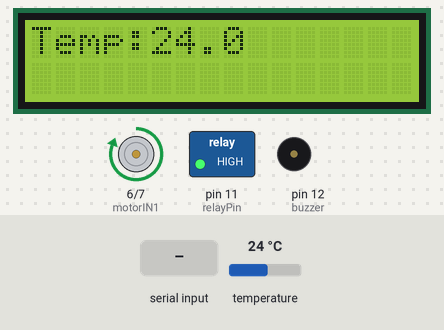
The sketch below on a simulated Arduino Uno, built with avr-gcc and run on an emulated ATmega328P. On the bench: 16×2 character LCD, motor-driver pin pairs drawn as motors (green arrow = first pin HIGH = forward, orange = second pin HIGH = backward, longer = more drive), switched loads named in the sketch (green lamp = pin HIGH), buzzer (waves = sounding, pin HIGH). Inputs (shaded band) come from the test bench; at power-on: temperature 24 °C. What the sketch prints to the serial monitor is not drawn.

Above: at 3.4 s.
3.5 s: "t\n" received over Serial
At 17.3 s:
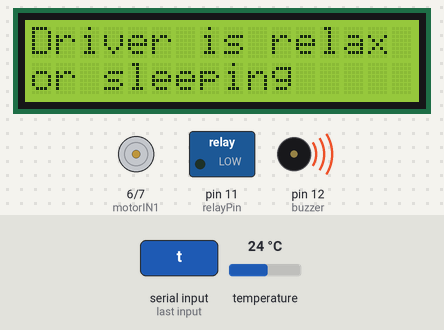
20.1 s: temperature set to 19 °C
At 23.1 s:
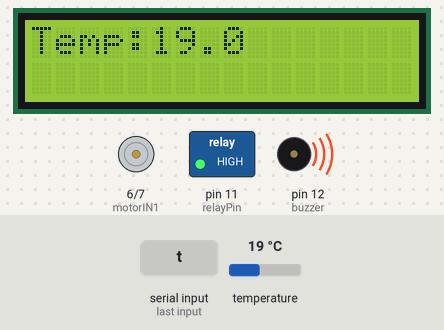
29.7 s: temperature set to 28 °C
At 32.4 s:
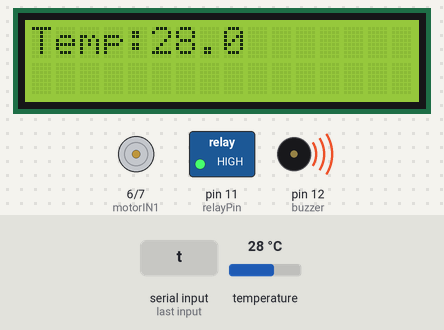
34.4 s: "t\n" received over Serial
At 38.1 s:
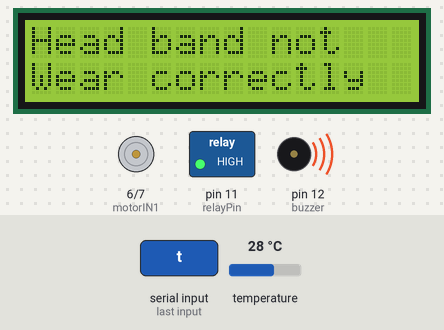
Timing chart, 0 to 41.5 s (numbered marks = the images above; inputs shaded):
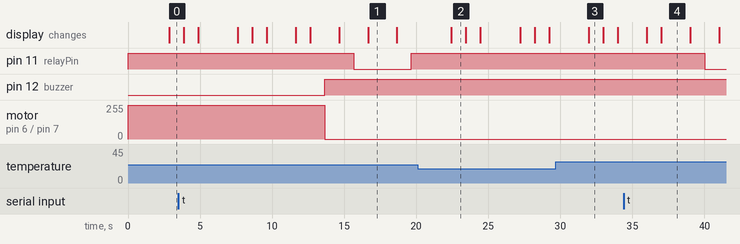

Measured:
- after the input at 3.5 s, pin 11 (relayPin): HIGH → LOW after 12.2 s, → HIGH 4.0 s later; pin 12 (buzzer): LOW → HIGH after 10.2 s; motor on pin 6 (motorIN1) / pin 7 (motorIN2): forward 255/255 → stopped after 10.2 s; the display: first differs from a run without the input after 8.1 s (image 1 shows a later state)
- after the input at 34.4 s, pin 11 (relayPin): HIGH → LOW after 5.6 s; the display: first changes after 1.6 s (image 4 shows a later state)
- what the display in image 1 shows lasts 2.0 s, from 16.7 s to 18.7 s
- what the display in image 2 shows lasts 1.0 s, from 22.4 s to 23.4 s

The sketch:

NeuroGuardian_Arduino.ino
```cpp
#include <OneWire.h>
#include <DallasTemperature.h>
#include <LiquidCrystal.h>
#include <SoftwareSerial.h>

// ----------------- LCD Setup -----------------
const int rs = 4, en = 5, d4 = A3, d5 = A2, d6 = A1, d7 = A0;
LiquidCrystal lcd(rs, en, d4, d5, d6, d7);

// ----------------- DS18B20 Temperature Setup -----------------
#define ONE_WIRE_BUS 10
OneWire oneWire(ONE_WIRE_BUS);
DallasTemperature sensors(&oneWire);
float tempC = 0;

// ----------------- EEG Data -----------------
int signalQuality = 0;
int attention = 0;
int meditation = 0;

// ----------------- SoftwareSerial for ESP32 -----------------
#define ESP32_RX 2                             // Arduino RX pin (connect to ESP32 TX)
#define ESP32_TX 3                             // Arduino TX pin (connect to ESP32 RX)
SoftwareSerial espSerial(ESP32_RX, ESP32_TX);  // RX, TX
int buzzer = 12;
int relayPin = 11;  // Relay control pin
int motorIN1 = 6;
int motorIN2 = 7;
void parseEEGData(String str);
void setup() {
  Serial.begin(115200);     // Serial for Python
  espSerial.begin(115200);  // Serial to ESP32
  pinMode(buzzer, OUTPUT);
  digitalWrite(buzzer, LOW);
  pinMode(relayPin, OUTPUT);
  digitalWrite(relayPin, HIGH);
  pinMode(motorIN1, OUTPUT);
  pinMode(motorIN2, OUTPUT);
  digitalWrite(motorIN1, HIGH);
  digitalWrite(motorIN2, LOW);
  lcd.begin(16, 2);
  lcd.clear();
  lcd.setCursor(0, 0);
  lcd.print("Realtime Fatigue");
  lcd.setCursor(0, 1);
  lcd.print("Detection Drivers");
  delay(2000);

  sensors.begin();
}

void loop() {
  // --- Read Temperature ---
  sensors.requestTemperatures();
  tempC = sensors.getTempCByIndex(0);

  // --- Read EEG data from ESP32 ---
  while (espSerial.available()) {
    String data = espSerial.readStringUntil('\n');  // Expect format: aXXbYYcZZd
    // Serial.println(data);
    delay(1000);
    parseEEGData(data);
  }

  // --- Display on LCD ---
  lcd.clear();
  lcd.setCursor(0, 0);
  lcd.print("Temp:");
  lcd.print(tempC, 1);
  delay(1000);
  lcd.clear();
  lcd.setCursor(0, 0);
  lcd.print("Signal:");
  lcd.print(signalQuality);
  delay(1000);
  lcd.clear();
  lcd.setCursor(0, 0);
  lcd.print("Attention:");
  lcd.print(attention);
  lcd.setCursor(0, 1);

  lcd.print("Meditation:");
  lcd.print(meditation);
  delay(1000);
  String data1 = "";
  while (Serial.available() > 0) {
    data1 = Serial.readString();
  }
  if (data1.indexOf('t') != -1 && data1.length() > 1) {
    lcd.clear();
    lcd.setCursor(0, 0);
    lcd.print("received ML data");
    delay(1000);

    int indexA = data1.indexOf("t") + 1;
    int indexB = data1.indexOf("u") + 1;
    int indexC = data1.indexOf("v") + 1;
    int indexD = data1.indexOf("w") + 1;
    int indexE = data1.indexOf("x") + 1;


    String a1 = data1.substring(indexA, indexB - 1);
    String b1 = data1.substring(indexB, indexC - 1);
    String c1 = data1.substring(indexC, indexD - 1);
    String d1 = data1.substring(indexD);


    int a = a1.toInt();
    int b = b1.toInt();
    int c = c1.toInt();
    int d = d1.toInt();


    if (a == 0) {
      lcd.clear();
      lcd.setCursor(0, 0);
      lcd.print("Head band not");
      lcd.setCursor(0, 1);
      lcd.print("Wear correctly");
      delay(1000);
      digitalWrite(relayPin, HIGH);
      digitalWrite(buzzer, HIGH);
      digitalWrite(motorIN1, LOW);
      digitalWrite(motorIN2, LOW);
      delay(1000);

    } else {
      lcd.clear();
      lcd.setCursor(0, 0);
      lcd.print("Head band setting");
      lcd.setCursor(0, 1);
      lcd.print("Correct");
      delay(1000);
      digitalWrite(relayPin, HIGH);
      digitalWrite(buzzer, LOW);
      digitalWrite(motorIN1, HIGH);
      digitalWrite(motorIN2, LOW);
      delay(1000);
    }

    if (b == 0) {
      lcd.clear();
      lcd.setCursor(0, 0);
      lcd.print("Driver is less");
      lcd.setCursor(0, 1);
      lcd.print("focused fatigue");
      delay(1000);
      digitalWrite(motorIN1, LOW);
      digitalWrite(motorIN2, LOW);
      digitalWrite(relayPin, LOW);
      digitalWrite(buzzer, HIGH);
      delay(1000);
    } else {
      lcd.clear();
      lcd.setCursor(0, 0);
      lcd.print("Driver is");
      lcd.setCursor(0, 1);
      lcd.print("focused");
      delay(1000);
      digitalWrite(motorIN1, HIGH);
      digitalWrite(motorIN2, LOW);
      digitalWrite(relayPin, HIGH);
      digitalWrite(buzzer, LOW);
      delay(1000);
    }

    if (c == 0) {

      lcd.clear();
      lcd.setCursor(0, 0);
      lcd.print("Driver is relax");
      lcd.setCursor(0, 1);
      lcd.print("or sleeping");
      delay(1000);
      digitalWrite(motorIN1, LOW);
      digitalWrite(motorIN2, LOW);
      digitalWrite(relayPin, LOW);
      digitalWrite(buzzer, HIGH);
      delay(1000);


    } else {
      lcd.clear();
      lcd.setCursor(0, 0);
      lcd.print("Driver is less");
      lcd.setCursor(0, 1);
      lcd.print("fatigue");
      delay(1000);
      digitalWrite(motorIN1, HIGH);
      digitalWrite(motorIN2, LOW);
      digitalWrite(relayPin, HIGH);
      digitalWrite(buzzer, LOW);
      delay(1000);
    }

    if (d == 0) {
      lcd.clear();
      lcd.setCursor(0, 0);
      lcd.print("Temp high");
      delay(1000);
      digitalWrite(relayPin, HIGH);
      digitalWrite(buzzer, HIGH);
      delay(1000);
    } else {
      lcd.clear();
      lcd.setCursor(0, 0);
      lcd.print("Temp normal");
      delay(1000);
      digitalWrite(relayPin, HIGH);
      digitalWrite(buzzer, LOW);
      delay(1000);
    }
  }
  // // --- Send to Python ---
  // Serial.print(tempC, 1);
  // Serial.print(",");
  // Serial.print(signalQuality);
  // Serial.print(",");
  // Serial.print(attention);
  // Serial.print(",");
  // Serial.println(meditation);
  String str1 = "a" + String(signalQuality) + "b" + String(attention) + "c" + String(meditation) + "d" + String(tempC) + "e";
  Serial.println(str1);
  delay(1000);
}

// ----------------- Parse EEG Data -----------------
void parseEEGData(String str) {
  int idxA = str.indexOf("a");
  int idxB = str.indexOf("b");
  int idxC = str.indexOf("c");
  int idxD = str.indexOf("d");

  if (idxA != -1 && idxB != -1 && idxC != -1 && idxD != -1) {
    signalQuality = str.substring(idxA + 1, idxB).toInt();
    attention = str.substring(idxB + 1, idxC).toInt();
    meditation = str.substring(idxC + 1, idxD).toInt();
  }
}
```
